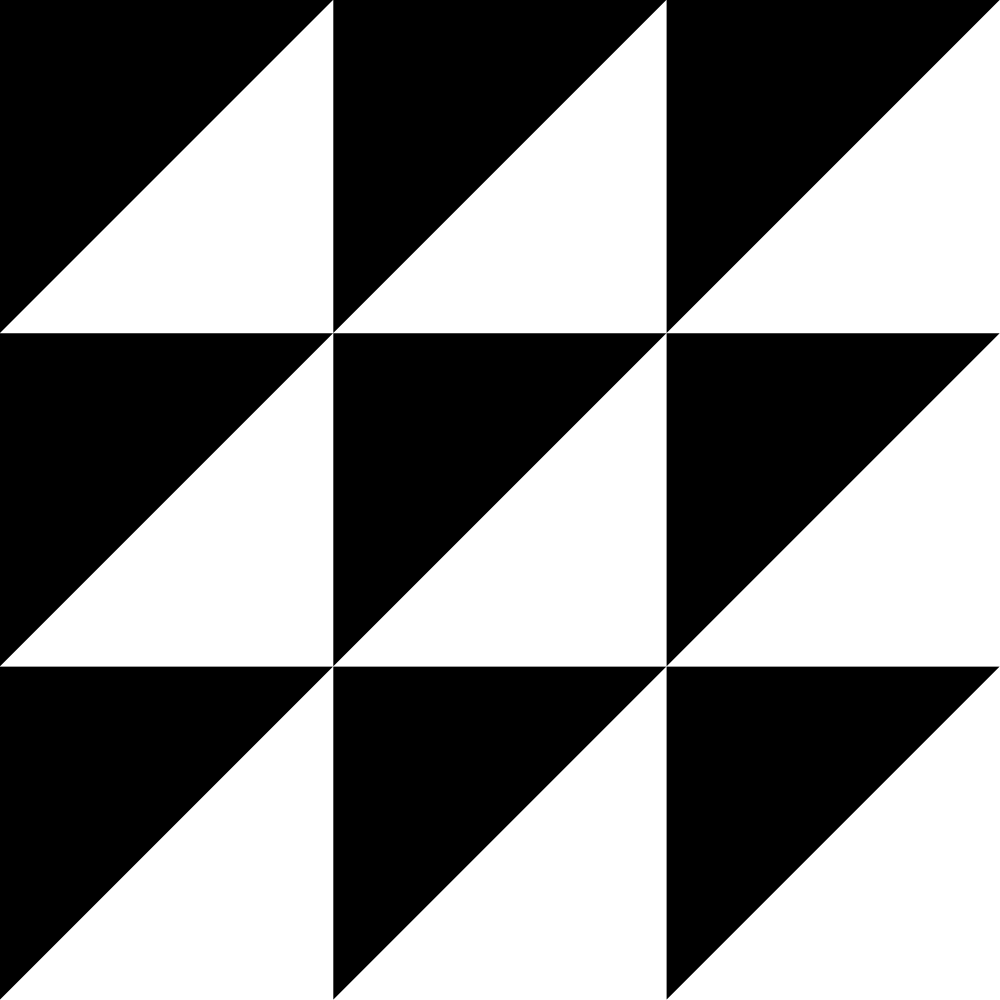
Frame 1 (no input)
Frame 60 (the mouse pressed at the canvas centre just before this capture): identical to frame 1, image omitted
Frame 120 (the mouse held since frame 60 and released just before this capture): identical to frame 1, image omitted

The Processing sketch that drew this single still picture (run headless with seeded random() and noise(); from frame 60 on, the mouse is pressed at the canvas centre):

// Processing sketch: festa2
// ── festa2.pde
final color black   = color(0, 0, 0);
final color white   = color(255, 255, 255);

// Primary colors
final color red     = color(255, 0, 0);
final color lime   = color(0, 255, 0); // Note, green is something else. See below.
final color blue    = color(0, 0, 255);

// Secondary colors
final color yellow  = color(255, 255, 0);
final color magenta = color(255, 0, 255);
final color cyan    = color(0, 255, 255);

// Other colors
final color greenPT  = color(0, 102, 0);
final color orange = color(255, 165, 0);
final color pink = color(255, 192, 203);
final color green = color(0, 128, 0);
final color gold = color(255, 215, 0);

final int horizontalSide = 1000;
final int verticalSide = horizontalSide;

void setup()
{
 size(1000,1000);
}

class Rectangle{
  float x, y,cor;
  
  Rectangle(float x, float y, float cor){
    this.x = x;
    this.y = y;
    this.cor = cor;
  }
  void draw_mosaico(){
   noStroke();
   fill(black);
   triangle(x,y,x+horizontalSide/3,y,x,y+verticalSide/3);
  }
}

Rectangle r1 = new Rectangle(0,0,black);
Rectangle r2 = new Rectangle(333.3,0,black);
Rectangle r3 = new Rectangle(666.6,0,black);
Rectangle r4 = new Rectangle(0,333.3,black);
Rectangle r5 = new Rectangle(333.3,333.3,black);
Rectangle r6 = new Rectangle(666.6,333.3,black);
Rectangle r7 = new Rectangle(0,666.6,black);
Rectangle r8 = new Rectangle(333.3,666.6,black);
Rectangle r9 = new Rectangle(666.6,666.6,black);

void draw(){
background(white);
r1.draw_mosaico();
r2.draw_mosaico();
r3.draw_mosaico();
r4.draw_mosaico();
r5.draw_mosaico();
r6.draw_mosaico();
r7.draw_mosaico();
r8.draw_mosaico();
r9.draw_mosaico();
}
